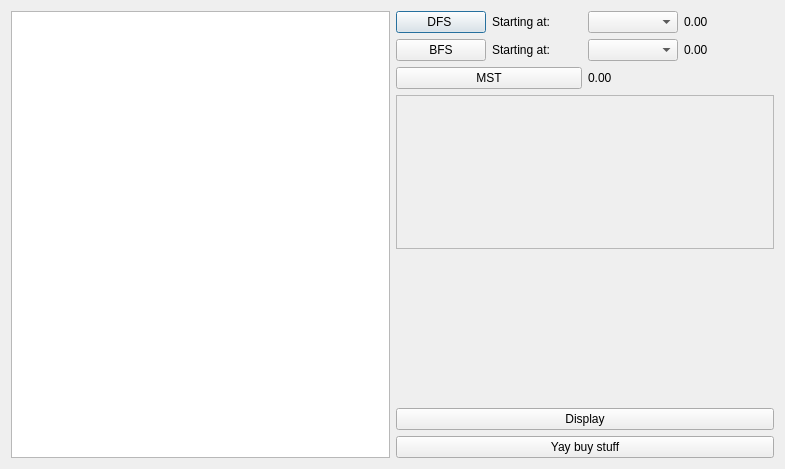
<?xml version="1.0" encoding="UTF-8"?>
<ui version="4.0">
 <class>trip</class>
 <widget class="QDialog" name="trip">
  <property name="geometry">
   <rect>
    <x>0</x>
    <y>0</y>
    <width>785</width>
    <height>469</height>
   </rect>
  </property>
  <property name="windowTitle">
   <string>Dialog</string>
  </property>
  <layout class="QGridLayout" name="gridLayout_2">
   <item row="0" column="0">
    <layout class="QHBoxLayout" name="horizontalLayout">
     <item>
      <widget class="QGraphicsView" name="graphicsView"/>
     </item>
     <item>
      <layout class="QVBoxLayout" name="verticalLayout_5">
       <item>
        <layout class="QVBoxLayout" name="verticalLayout_4">
         <item>
          <layout class="QGridLayout" name="gridLayout">
           <item row="0" column="0">
            <layout class="QVBoxLayout" name="verticalLayout">
             <item>
              <widget class="QPushButton" name="dfs_pushButton">
               <property name="text">
                <string>DFS </string>
               </property>
              </widget>
             </item>
             <item>
              <widget class="QPushButton" name="bfs_pushButton">
               <property name="text">
                <string>BFS</string>
               </property>
              </widget>
             </item>
            </layout>
           </item>
           <item row="0" column="1">
            <layout class="QVBoxLayout" name="verticalLayout_2">
             <item>
              <widget class="QLabel" name="label">
               <property name="text">
                <string>Starting at: </string>
               </property>
              </widget>
             </item>
             <item>
              <widget class="QLabel" name="label_2">
               <property name="text">
                <string>Starting at:</string>
               </property>
              </widget>
             </item>
            </layout>
           </item>
           <item row="0" column="2">
            <layout class="QVBoxLayout" name="verticalLayout_3">
             <item>
              <widget class="QComboBox" name="dfs_comboBox"/>
             </item>
             <item>
              <widget class="QComboBox" name="bfs_comboBox"/>
             </item>
            </layout>
           </item>
           <item row="0" column="3">
            <layout class="QVBoxLayout" name="verticalLayout_6">
             <item>
              <widget class="QLabel" name="dfs_distance">
               <property name="text">
                <string>0.00</string>
               </property>
              </widget>
             </item>
             <item>
              <widget class="QLabel" name="bfs_distance">
               <property name="text">
                <string>0.00</string>
               </property>
              </widget>
             </item>
            </layout>
           </item>
          </layout>
         </item>
         <item>
          <layout class="QHBoxLayout" name="horizontalLayout_2">
           <item>
            <widget class="QPushButton" name="mst_button">
             <property name="text">
              <string>MST</string>
             </property>
            </widget>
           </item>
           <item>
            <widget class="QLabel" name="mst_distance">
             <property name="text">
              <string>0.00</string>
             </property>
            </widget>
           </item>
          </layout>
         </item>
         <item>
          <widget class="QScrollArea" name="teamsList">
           <property name="widgetResizable">
            <bool>true</bool>
           </property>
           <widget class="QWidget" name="scrollAreaWidgetContents">
            <property name="geometry">
             <rect>
              <x>0</x>
              <y>0</y>
              <width>373</width>
              <height>137</height>
             </rect>
            </property>
           </widget>
          </widget>
         </item>
         <item>
          <spacer name="verticalSpacer">
           <property name="orientation">
            <enum>Qt::Vertical</enum>
           </property>
           <property name="sizeHint" stdset="0">
            <size>
             <width>20</width>
             <height>40</height>
            </size>
           </property>
          </spacer>
         </item>
         <item>
          <widget class="QPushButton" name="pushButton_4">
           <property name="text">
            <string>Display</string>
           </property>
          </widget>
         </item>
        </layout>
       </item>
       <item>
        <widget class="QPushButton" name="pushButton">
         <property name="text">
          <string>Yay buy stuff</string>
         </property>
        </widget>
       </item>
      </layout>
     </item>
    </layout>
   </item>
  </layout>
 </widget>
 <resources/>
 <connections/>
</ui>
